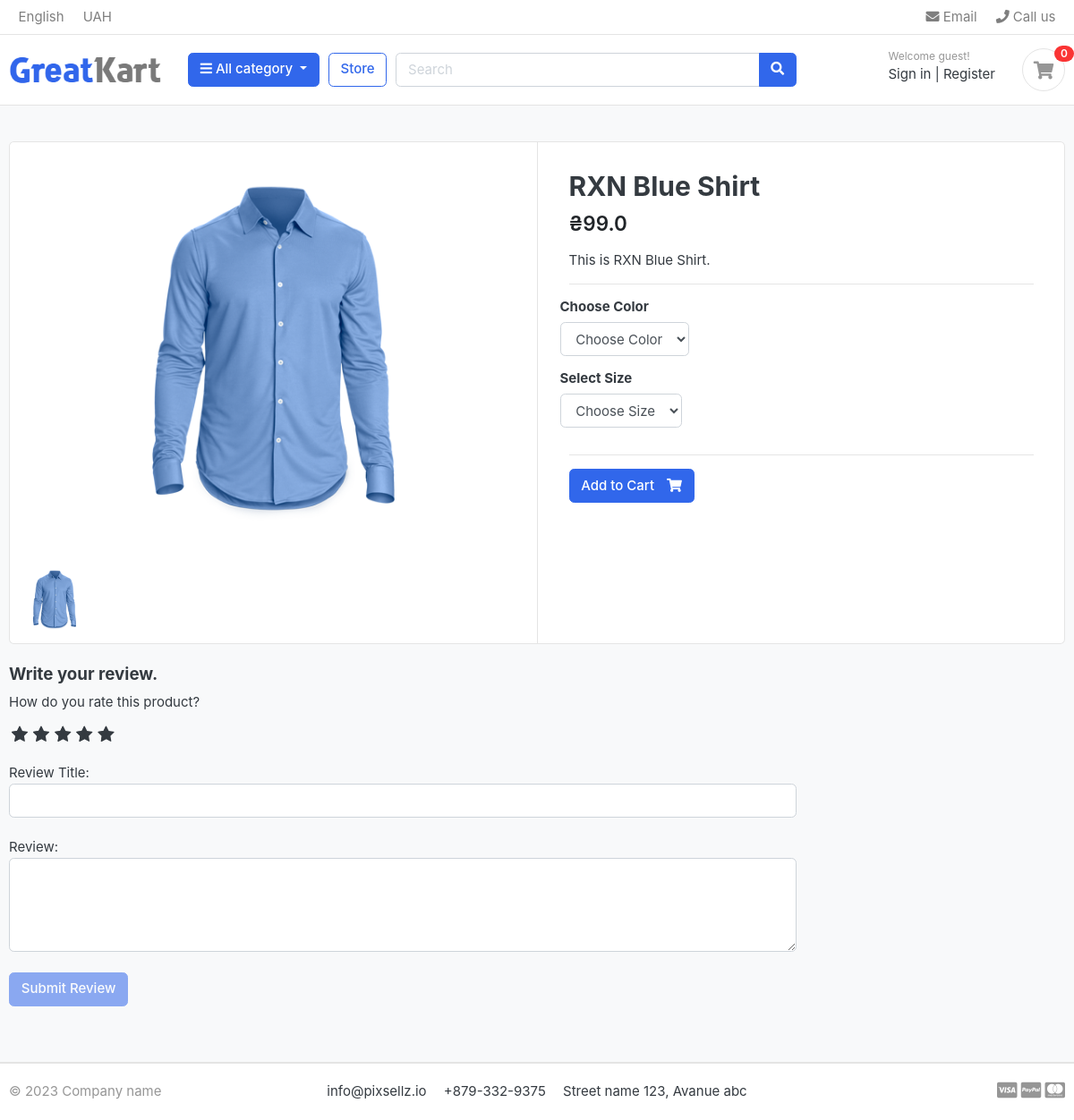
/store/category/shirts/rxn-blue-shirt/, run on the app's committed database.
### store/models.py (models this page shows, shortened)
class Product(models.Model):
    product_name = models.CharField(max_length=200, unique=True)
    slug = models.SlugField(max_length=200, unique=True)
    description = models.TextField(max_length=500, blank=True)
    price = models.FloatField()
    images = models.ImageField(upload_to='photos/products')
    stock = models.IntegerField()
    is_available = models.BooleanField(default=True)
    category = models.ForeignKey(Category, on_delete=models.CASCADE)
    created_date = models.DateTimeField(auto_now_add=True)
    modified_date = models.DateTimeField(auto_now=True)
    def averageReview(self):
        reviews = ReviewRating.objects.filter(product=self, status=True).aggregate(average=Avg('rating'))
        avg = 0
        if reviews['average'] is not None:
            avg = float(reviews['average'])
        return avg

### store/views.py (the view)
# urls.py: path('category/<slug:category_slug>/<slug:product_slug>/', views.product_detail, name='product_detail'),
def product_detail(request, category_slug, product_slug):
    try:
        single_product = Product.objects.get(category__slug=category_slug, slug=product_slug)
        in_cart = CartItem.objects.filter(cart__cart_id=_cart_id(request), product=single_product).exists()
    except Exception as e:
        raise e
    try:
        order_product = OrderProduct.objects.filter(user=request.user.id, product_id=single_product.id).exists()
    except OrderProduct.DoesNotExist:
        order_product = None
    reviews = ReviewRating.objects.filter(product_id=single_product.id, status=True)
    product_gallery = ProductGalery.objects.filter(product_id=single_product.id)
    context = {
        'single_product': single_product,
        'in_cart': in_cart,
        'order_product': order_product,
        'reviews': reviews,
        'product_gallery': product_gallery,
    }
    return render(request, 'store/product_detail.html', context=context)

### carts/context_processors.py (called while the page is built)
def counter(request):
    cart_count = 0
    if 'admin' in request.path:
        return {}
    else:
        try:
            cart = Cart.objects.filter(cart_id=_cart_id(request))
            if request.user.is_authenticated:
                cart_items = CartItem.objects.all().filter(user=request.user)
            else:
                cart_items = CartItem.objects.all().filter(cart=cart[:1])
            for cart_item in cart_items:
                cart_count += cart_item.quantity
        except Cart.DoesNotExist:
            cart_count = 0
    return dict(cart_count=cart_count)

### carts/views.py (called while the page is built)
def _cart_id(request):
    cart = request.session.session_key
    if not cart:
        cart = request.session.create()
    return cart

### category/context_processors.py (called while the page is built)
def menu_links(request):
    links = Category.objects.all()
    return dict(links=links)

### category/models.py (called while the page is built)
    def get_url(self):
        return reverse('products_by_category', args=[self.slug])

### store/models.py (called while the page is built)
    def colors(self):
        return super(VariationManager, self).filter(variation_category='color', is_active=True)

    def sizes(self):
        return super(VariationManager, self).filter(variation_category='size', is_active=True)

### store/templates/store/product_detail.html (shortened to what this page needs)
{% extends 'base.html' %}
{% load static %}
{% block content %}
    <section class="section-content padding-y bg">
    <div class="container">
    <div class="card">
        <div class="row no-gutters">
            <aside class="col-md-6">
    <article class="gallery-wrap">
        <div class="img-big-wrap mainImage">
           <center><img src="{{ single_product.images.url }}"></center>
        </div>
    </article>
    <ul class="thumb">
        <li>
            <a href="{{ single_product.images.url }}" target="mainImage"><img src="{{ single_product.images.url }}" alt="Product image"></a>
        </li>
    </ul>
            </aside>
            <main class="col-md-6 border-left">
    <form action="{% url 'add_cart' single_product.id %}" method="POST">
        <article class="content-body">
        <h2 class="title">{{ single_product.product_name }}</h2>
        <div class="mb-3">
            <var class="price h4">₴{{ single_product.price }}</var>
        </div>
        <p>{{ single_product.description }}.</p>
        <hr>
            <div class="row">
                <div class="item-option-select">
                    <h6>Choose Color</h6>
                    <select name="color" class="form-control" required>
                        <option value="" disabled selected>Choose Color</option>
                    </select>
                </div>
            </div>
            <div class="row">
                <div class="item-option-select">
                    <h6>Select Size</h6>
                    <select name="size" class="form-control">
                        <option value="" disabled selected>Choose Size</option>
                    </select>
                </div>
            </div>
            <hr>
            {% if single_product.stock <= 0 %}
                <h4 class='text-danger'>Out of Stock</h4>
            {% else %}
                <button type="submit" class="btn  btn-primary"> <span class="text">Add to Cart</span> <i class="fas fa-shopping-cart"></i>  </button>
            {% endif %}
        </article>
    </form>
            </main>
        </div>
    </div>
    <br>
    <div class="row">
                <div class="col-md-9">
        <form action="{% url 'submit_review' single_product.id %}" method="post">
            <h5>Write your review.</h5>
            <div>
                <label for="">How do you rate this product?</label>
                <br>
                <div class="rate">
                    <input type="radio" name="rating" id="rating10" value="5" required><label for="rating10" title="5"></label>
                    <input type="radio" name="rating" id="rating8" value="4" required><label for="rating8" title="4"></label>
                    <input type="radio" name="rating" id="rating6" value="3" required><label for="rating6" title="3"></label>
                    <input type="radio" name="rating" id="rating4" value="2" required><label for="rating4" title="2"></label>
                    <input type="radio" name="rating" id="rating2" value="1" required><label for="rating2" title="1"></label>
                </div>
                <br>
                Review Title:
                <input type="text" class="form-control" name="subject">
                <br>
                Review:
                <textarea name="review" rows="4" class="form-control"></textarea>
                <br>
                {% if user.is_authenticated %}
                    {% if order_product %}
                        <input type="submit" class="btn btn-primary" value="Submit Review">
                    {% else %}
                        <div class="submit-review-container">
                            <input type="submit" class="btn btn-primary" value="Submit Review" disabled>
                            <span class="submit-review-message">Please buy this product to write a review.</span>
                        </div>
                    {% endif %}
                {% else %}
                <div class="submit-review-container">
                    <input type="submit" class="btn btn-primary" value="Submit Review" disabled>
                </div>
                {% endif %}
            </div>
        </form>
        <br>
        </div>
    </div>
    </div>
    </section>
{% endblock %}

### store/static/css/custom.css (style rules this page uses)
.rate { display: inline-block; border: 0; }
.rate > label { float: right; }
.rate > label:before { display: inline-block; font-size: 1.3rem; font-family: FontAwesome; content: "\f005"; margin: 0; padding: 0.4rem .2rem; cursor: pointer; }
.submit-review-container { display: flex; align-items: center; }
ul.thumb { margin: 0 auto; padding: 0; float: left; }
ul.thumb li { list-style: none; margin: 10px; }
ul.thumb li img { width: 80px; height: 80px; border: 1p solid gray; }

### static/css/ui.css (style rules this page uses)
html { font-family: "Inter", sans-serif; font-size: 15px; }
.content-body { flex: 1 1 auto; padding: 2rem 2.3rem; }
.padding-y { padding-top: 40px; padding-bottom: 40px; }
var { font-style: normal; }
article:after, .form-group:after { display: block; clear: both; content: ""; }
.bg { background-color: #f8f9fa; }
.btn .text + i { margin-left: 10px; }
.price { font-weight: 600; color: #212529; }
.gallery-wrap .img-big-wrap { margin-bottom: 10px; border-radius: 0.37rem; overflow: hidden; background-color: #fff; }
.gallery-wrap .img-big-wrap img { height: 450px; width: auto; display: inline-block; }
.item-option-select { margin-bottom: 1rem; display: inline-block; margin-right: 15px; }

### data on the page
Product: images (picture), product_name "RXN Blue Shirt", price "99.0", description "This is RXN Blue Shirt"

### other printed values
{{ cart_count }} "0"
